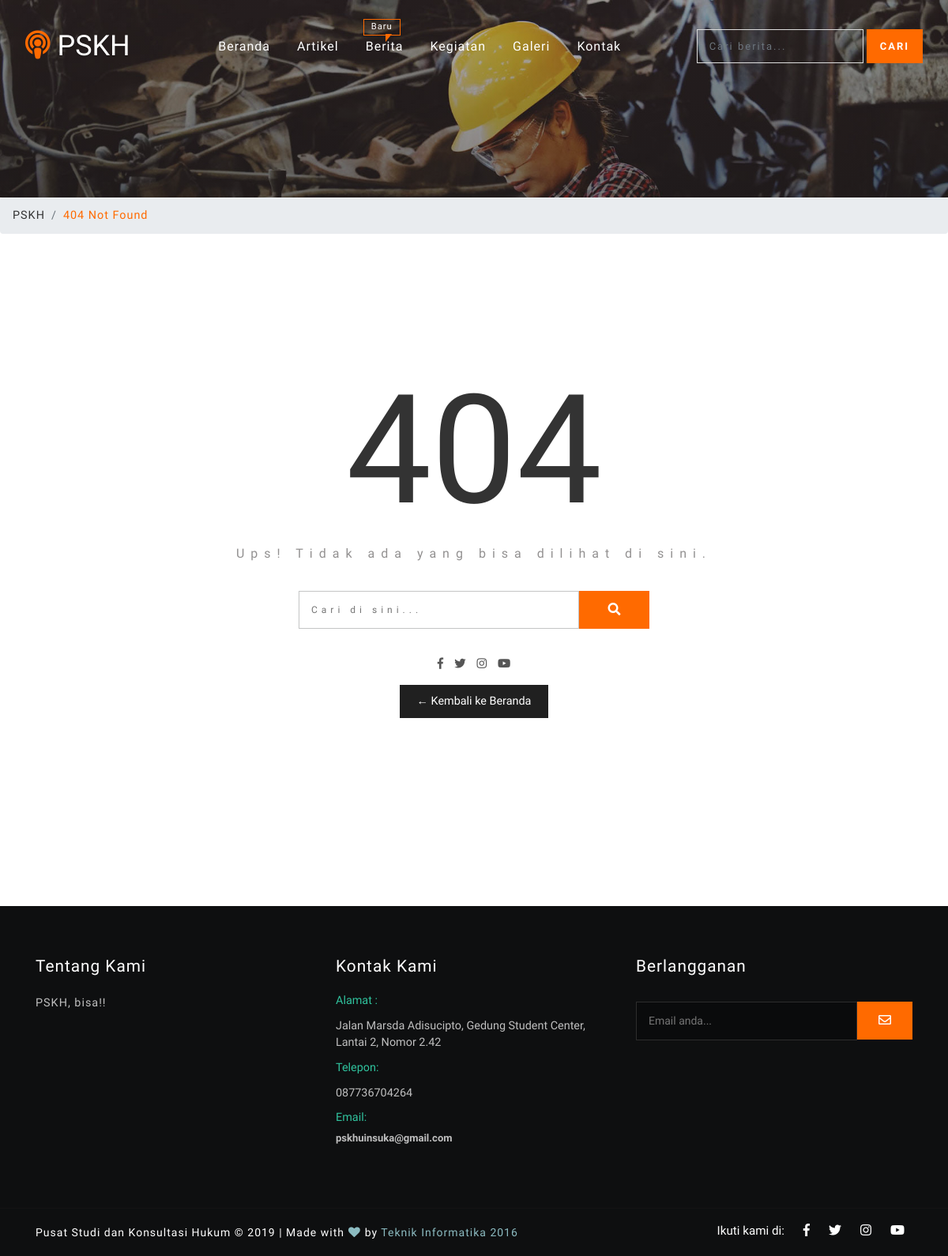
Screenshot of /pskhuinsuka.com/index.php/umum/single.html with the database file from the repository.
### tables this page shows
CREATE TABLE `organisasi` (
  `organisasi_periode` int(2) NOT NULL,
  `organisasi_nama_lengkap` varchar(100) NOT NULL,
  `organisasi_nama_pendek` varchar(50) NOT NULL,
  `organisasi_visi` text NOT NULL,
  `organisasi_misi` text NOT NULL,
  `organisasi_deskripsi` varchar(300) NOT NULL,
  `organisasi_tentang` varchar(200) NOT NULL,
  `organisasi_sejarah` text NOT NULL,
  `organisasi_alamat` varchar(200) NOT NULL,
  `organisasi_email` varchar(100) NOT NULL,
  `organisasi_telepon` varchar(15) NOT NULL,
  `organisasi_facebook` varchar(100) NOT NULL,
  `organisasi_twitter` varchar(100) NOT NULL,
  `organisasi_instagram` varchar(100) NOT NULL,
  `organisasi_youtube` varchar(100) NOT NULL,
  `organisasi_peta` text NOT NULL
);

### pskhuinsuka.com/application/controllers/Galat.php (called while the page is built, shortened)
<?php
class Galat extends CI_Controller {
	public function _404() {
		if(strpos($_SERVER["PHP_SELF"],"/pengurus/") && $this->session->userdata("username")) {
            $menu = array(
                "judul" => "404 Not Found",
                "judul_sub" => ""
            );
            $data  = $this->M_Pendahuluan->pengurus($menu, $this->session->userdata("username"));
			$this->load->view("galat/pengurus", $data);
        } else {
			$menu = array(
				"judul" => "404 Not Found"
			);
			$data		= $this->M_Pendahuluan->umum($menu);
			$this->load->view("galat/umum", $data);
        }
	}
}

### pskhuinsuka.com/index.php (called while the page is built, shortened)
<?php
require_once BASEPATH.'core/CodeIgniter.php';

### pskhuinsuka.com/application/models/M_Pendahuluan.php (called while the page is built, shortened)
<?php
class M_Pendahuluan extends CI_Model {
    public function umum($menu) {
        $data = array(
            "menu" => array(
                "judul" => $menu["judul"]
            )
        );
        $query = $this->db->select("*")->from("organisasi")->order_by("organisasi_periode", "desc")->get();
        if ($query->num_rows() > 0) {
            $query = $query->row();
            $data = @array_merge($data,
                array(
                    "organisasi" => array(
                        "periode" => $query->organisasi_periode,
                        "nama_lengkap" => $query->organisasi_nama_lengkap,
                        "nama_pendek" => $query->organisasi_nama_pendek,
                        "visi" => $query->organisasi_visi,
                        "misi" => $query->organisasi_misi,
                        "deskripsi" => $query->organisasi_deskripsi,
                        "tentang" => $query->organisasi_tentang,
                        "sejarah" => $query->organisasi_sejarah,
                        "kontak" => array(
                            "alamat" => $query->organisasi_alamat,
                            "email" => $query->organisasi_email,
                            "telepon" => $query->organisasi_telepon,
                            "facebook" => $query->organisasi_facebook,
                            "twitter" => $query->organisasi_twitter,
                            "instagram" => $query->organisasi_instagram,
                            "youtube" => $query->organisasi_youtube,
                            "peta" => $query->organisasi_peta
                        )
                    )
                )
            );
        }
        return $data;
    }
}

### pskhuinsuka.com/application/views/galat/umum.php (the view, shortened to what this page needs)
<!DOCTYPE html>
<html>
<head>
    <?php $this->load->view("umum/_partials/head.php") ?>
</head>
<body>
    <?php $this->load->view("umum/_partials/header.php") ?>
    <?php $this->load->view("umum/_partials/breadcrumb.php") ?>
	<section class="services">
        <div class="container">
            <div class="inner-sec-wthree">
                <div class="error-404" data-aos="fade-down">
                    <h4>404</h4>
                    <p>Ups! Tidak ada yang bisa dilihat di sini.</p>
                    <form action="#" method="post" data-aos="fade-up">
                        <input class="serch" type="search" name="cari" placeholder="Cari di sini..." required="">
                        <button class="btn1">
							<i class="fa fa-search" aria-hidden="true"></i>
						</button>
                        <div class="clearfix"> </div>
                    </form>
                    <div class="error">
                        <ul><?php
                            if (!empty($organisasi["kontak"])) {
                            if (!empty($organisasi["kontak"]["facebook"])) { ?>
                            <li>
                                <a class="facebook" href="//www.facebook.com/<?= $organisasi["kontak"]["facebook"] ?>">
                                    <i class="fab fa-facebook-f"></i>
                                </a>
                            </li><?php }
                            if (!empty($organisasi["kontak"]["twitter"])) { ?>
                            <li>
                                <a class="facebook" href="//www.twitter.com/<?= $organisasi["kontak"]["twitter"] ?>">
                                    <i class="fab fa-twitter"></i>
                                </a>
                            </li><?php }
                            if (!empty($organisasi["kontak"]["instagram"])) { ?>
                            <li>
                                <a class="facebook" href="//www.instagram.com/<?= $organisasi["kontak"]["instagram"] ?>">
                                    <i class="fab fa-instagram"></i>
                                </a>
                            </li><?php }
                            if (!empty($organisasi["kontak"]["youtube"])) { ?>
                            <li>
                                <a class="facebook" href="//www.youtube.com/channel/<?= !empty($organisasi["kontak"]["youtube"]) ? $organisasi["kontak"]["youtube"] : "" ?>">
                                    <i class="fab fa-youtube"></i>
                                </a>
                            </li><?php }  } ?>
                        </ul>
                    </div>
                    <a class="b-home" href="<?= base_url() ?>">&larr; Kembali ke Beranda</a>
                </div>
            </div>
        </div>
	</section>
    <div class="flexslider">
       	<ul class="slides">
        	<li>
                <div class="testimonials_grid">
                    <p><br><br><br><br><br></p>
                </div>
            </li>
        </ul>
    </div>
    <?php $this->load->view("umum/_partials/footer.php") ?>
</body>
</html>

### pskhuinsuka.com/application/views/umum/_partials/header.php (shortened to what this page needs)
<header>
        <div class="header_top" id="home">
            <nav class="navbar navbar-expand-lg navbar-light">
                <div class="logo text-left">
                    <h1>
                        <a class="navbar-brand" href="<?= base_url() ?>">
                        <i class="fas fa-podcast"></i> <?= $organisasi["nama_pendek"] ?></a>
                    </h1>
                </div>
                <div class="collapse navbar-collapse" id="navbarSupportedContent">
                    <ul class="navbar-nav m-lg-auto text-right">
                        <li class="nav-item<?= $menu["judul"] === "Beranda" ? " active": "" ?>">
                            <a class="nav-link" href="<?= base_url() ?>">
                                Beranda
                            </a>
                        </li>
                        <li class="nav-item<?= $menu["judul"] === "Artikel" ? " active": "" ?>">
                            <a class="nav-link" href="<?= base_url() ?>artikel">Artikel</a>
                        </li>
                        <li class="nav-item<?= $menu["judul"] === "Berita" ? " active": "" ?>">
                            <a class="nav-link tooltip-blog" href="<?= base_url() ?>berita">
                                Berita
                                <span>Baru</span>
                            </a>
                        </li>
                        <li class="nav-item<?= $menu["judul"] === "Kegiatan" ? " active": "" ?>">
                            <a class="nav-link" href="<?= base_url() ?>kegiatan">Kegiatan</a>
                        </li>
                        <li class="nav-item<?= $menu["judul"] === "Galeri" ? " active": "" ?>">
                            <a class="nav-link" href="<?= base_url() ?>galeri">Galeri</a>
                        </li>
                        <li class="nav-item<?= $menu["judul"] === "Kontak" ? " active": "" ?>">
                            <a class="nav-link" href="<?= base_url() ?>kontak">Kontak</a>
                        </li>
                    </ul>
                    <form action="" method="POST" class="form-inline my-2 my-lg-0 search">
                        <input class="form-control mr-sm-1" type="search" placeholder="Cari berita..." name="cari" required>
                        <button class="btn btn-outline-success my-2 my-sm-0" type="submit">Cari</button>
                    </form>
                </div>
            </nav>
        </div>
    </header>

### pskhuinsuka.com/application/views/umum/_partials/breadcrumb.php
<div class="banner-inner"></div>
    <ol class="breadcrumb">
        <li class="breadcrumb-item">
            <a href="<?= base_url() ?>"><?= $organisasi["nama_pendek"] ?></a>
        </li>
        <li class="breadcrumb-item active" active><?= $menu["judul"] ?></li>
    </ol>

### pskhuinsuka.com/application/views/umum/_partials/footer.php (shortened to what this page needs)
<footer>
        <div class="container">
            <div class="row footer-top-w3layouts">
                <div class="col-lg-4 footer-grid-w3ls" data-aos="zoom-in"><?php
                    if (!empty($organisasi["tentang"])) { ?>
                    <div class="footer-title">
                        <h2>Tentang Kami</h2>
                    </div>
                    <div class="footer-text">
                        <p><?= $organisasi["tentang"] ?></p>
                    </div><?php } ?>
                </div>
                <div class="col-lg-4 footer-grid-w3ls" data-aos="zoom-in"><?php
                    if (!empty($organisasi["kontak"])) { ?>
                    <div class="footer-title">
                        <h3>Kontak Kami</h3>
                    </div>
                    <div class="footer-office-hour"><?php
                        if (!empty($organisasi["kontak"]["alamat"])) { ?>
                        <ul>
                            <li class="hd">Alamat :</li>
                            <li><?= $organisasi["kontak"]["alamat"] ?></li>
                        </ul><?php }
                        if (!empty($organisasi["kontak"]["telepon"])) { ?>
                        <ul>
                            <li class="hd">Telepon:</li>
                            <li><?= $organisasi["kontak"]["telepon"] ?></li>
                        </ul><?php }
                        if (!empty($organisasi["kontak"]["email"])) { ?>
                        <ul>
                            <li class="hd">Email:
                                <a href="mailto:<?= $organisasi["kontak"]["email"] ?>"><?= $organisasi["kontak"]["email"] ?></a>
                            </li>
                        </ul><?php } } ?>
                    </div>
                </div>
                <div class="col-lg-4 footer-grid-w3ls" data-aos="zoom-in">
                    <div class="footer-title">
                        <h3>Berlangganan</h3>
                    </div>
                    <form action="#" method="post" class="newsletter">
                        <input class="email" type="email" placeholder="Email anda..." required="">
                        <button class="btn1">
							<i class="far fa-envelope"></i>
						</button>
                    </form>
                </div>
            </div>
        </div>
    </footer>

### pskhuinsuka.com/assets/umum/css/flexslider.css (style rules this page uses)
.slides, .slides > li, .flex-control-nav, .flex-direction-nav { margin: 0; padding: 0; list-style: none; }
.flexslider { margin: 0; padding: 0; }
.flexslider .slides > li { display: none; -webkit-backface-visibility: hidden; }
.flexslider .slides:after { content: "\0020"; display: block; clear: both; visibility: hidden; line-height: 0; height: 0; }
.flexslider { position: relative; zoom: 1; border-radius:0px; box-shadow: none; }
.flexslider .slides { zoom: 1; }

### rows the page displays
organisasi: organisasi_nama_pendek "PSKH", organisasi_tentang "PSKH, bisa!!", organisasi_alamat "Jalan Marsda Adisucipto, Gedung Student Center, Lantai 2, Nomor 2.42", organisasi_telepon "087736704264", organisasi_email "pskhuinsuka@gmail.com"

### other values shown
$menu["judul"] "404 Not Found"
$organisasi["nama_lengkap"] "Pusat Studi dan Konsultasi Hukum"
